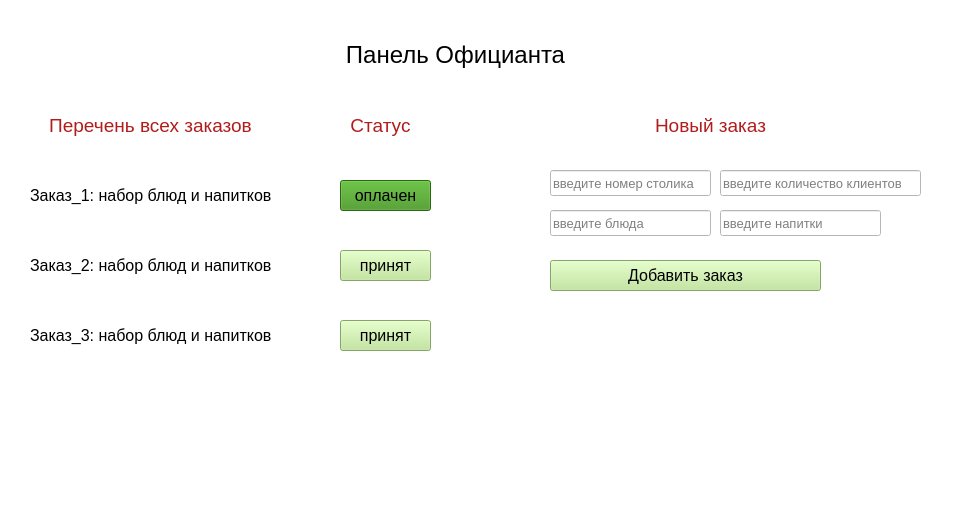
<?xml version="1.0" encoding="UTF-8"?>
<ui version="4.0">
 <class>MainWindow</class>
 <widget class="QMainWindow" name="MainWindow">
  <property name="geometry">
   <rect>
    <x>0</x>
    <y>0</y>
    <width>956</width>
    <height>523</height>
   </rect>
  </property>
  <property name="windowTitle">
   <string>MainWindow</string>
  </property>
  <property name="styleSheet">
   <string notr="true">background-color: rgb(255, 255, 255);</string>
  </property>
  <widget class="QWidget" name="centralwidget">
   <widget class="QLabel" name="labelTitleWindow">
    <property name="geometry">
     <rect>
      <x>280</x>
      <y>30</y>
      <width>351</width>
      <height>51</height>
     </rect>
    </property>
    <property name="text">
     <string>&lt;html&gt;&lt;head/&gt;&lt;body&gt;&lt;p align=&quot;center&quot;&gt;&lt;span style=&quot; font-size:18pt;&quot;&gt;Панель Официанта&lt;/span&gt;&lt;/p&gt;&lt;/body&gt;&lt;/html&gt;</string>
    </property>
   </widget>
   <widget class="QLabel" name="labelEmployee_3">
    <property name="geometry">
     <rect>
      <x>30</x>
      <y>110</y>
      <width>241</width>
      <height>31</height>
     </rect>
    </property>
    <property name="font">
     <font>
      <pointsize>14</pointsize>
     </font>
    </property>
    <property name="text">
     <string>&lt;html&gt;&lt;head/&gt;&lt;body&gt;&lt;p align=&quot;center&quot;&gt;&lt;span style=&quot; color:#b11c1c;&quot;&gt;Перечень всех заказов&lt;/span&gt;&lt;/p&gt;&lt;/body&gt;&lt;/html&gt;</string>
    </property>
   </widget>
   <widget class="QLabel" name="labelEmployee_2">
    <property name="geometry">
     <rect>
      <x>300</x>
      <y>110</y>
      <width>161</width>
      <height>31</height>
     </rect>
    </property>
    <property name="font">
     <font>
      <pointsize>14</pointsize>
     </font>
    </property>
    <property name="text">
     <string>&lt;html&gt;&lt;head/&gt;&lt;body&gt;&lt;p align=&quot;center&quot;&gt;&lt;span style=&quot; color:#b11c1c;&quot;&gt;Статус&lt;/span&gt;&lt;/p&gt;&lt;/body&gt;&lt;/html&gt;</string>
    </property>
   </widget>
   <widget class="QPushButton" name="pushButton">
    <property name="geometry">
     <rect>
      <x>340</x>
      <y>250</y>
      <width>91</width>
      <height>31</height>
     </rect>
    </property>
    <property name="font">
     <font>
      <pointsize>12</pointsize>
     </font>
    </property>
    <property name="styleSheet">
     <string notr="true">background-color: rgb(186, 230, 144);</string>
    </property>
    <property name="text">
     <string>принят</string>
    </property>
   </widget>
   <widget class="QLabel" name="label_3">
    <property name="geometry">
     <rect>
      <x>30</x>
      <y>160</y>
      <width>261</width>
      <height>71</height>
     </rect>
    </property>
    <property name="font">
     <font>
      <pointsize>12</pointsize>
     </font>
    </property>
    <property name="text">
     <string>&lt;html&gt;&lt;head/&gt;&lt;body&gt;&lt;p&gt;Заказ_1: набор блюд и напитков&lt;/p&gt;&lt;/body&gt;&lt;/html&gt;</string>
    </property>
   </widget>
   <widget class="QLabel" name="label_4">
    <property name="geometry">
     <rect>
      <x>30</x>
      <y>230</y>
      <width>261</width>
      <height>71</height>
     </rect>
    </property>
    <property name="font">
     <font>
      <pointsize>12</pointsize>
     </font>
    </property>
    <property name="text">
     <string>&lt;html&gt;&lt;head/&gt;&lt;body&gt;&lt;p&gt;Заказ_2: набор блюд и напитков&lt;/p&gt;&lt;/body&gt;&lt;/html&gt;</string>
    </property>
   </widget>
   <widget class="QLabel" name="label_5">
    <property name="geometry">
     <rect>
      <x>30</x>
      <y>300</y>
      <width>261</width>
      <height>71</height>
     </rect>
    </property>
    <property name="font">
     <font>
      <pointsize>12</pointsize>
     </font>
    </property>
    <property name="text">
     <string>&lt;html&gt;&lt;head/&gt;&lt;body&gt;&lt;p&gt;Заказ_3: набор блюд и напитков&lt;/p&gt;&lt;/body&gt;&lt;/html&gt;</string>
    </property>
   </widget>
   <widget class="QPushButton" name="pushButton_2">
    <property name="geometry">
     <rect>
      <x>340</x>
      <y>320</y>
      <width>91</width>
      <height>31</height>
     </rect>
    </property>
    <property name="font">
     <font>
      <pointsize>12</pointsize>
     </font>
    </property>
    <property name="styleSheet">
     <string notr="true">background-color: rgb(186, 230, 144);</string>
    </property>
    <property name="text">
     <string>принят</string>
    </property>
   </widget>
   <widget class="QPushButton" name="pushButton_3">
    <property name="geometry">
     <rect>
      <x>340</x>
      <y>180</y>
      <width>91</width>
      <height>31</height>
     </rect>
    </property>
    <property name="font">
     <font>
      <pointsize>12</pointsize>
     </font>
    </property>
    <property name="styleSheet">
     <string notr="true">background-color: rgb(59, 146, 23);</string>
    </property>
    <property name="text">
     <string>оплачен</string>
    </property>
   </widget>
   <widget class="QLabel" name="label_47">
    <property name="geometry">
     <rect>
      <x>150</x>
      <y>700</y>
      <width>151</width>
      <height>18</height>
     </rect>
    </property>
    <property name="text">
     <string/>
    </property>
   </widget>
   <widget class="QLabel" name="labelEmployee_4">
    <property name="geometry">
     <rect>
      <x>590</x>
      <y>110</y>
      <width>241</width>
      <height>31</height>
     </rect>
    </property>
    <property name="font">
     <font>
      <pointsize>14</pointsize>
     </font>
    </property>
    <property name="text">
     <string>&lt;html&gt;&lt;head/&gt;&lt;body&gt;&lt;p align=&quot;center&quot;&gt;&lt;span style=&quot; color:#b11c1c;&quot;&gt;Новый заказ&lt;/span&gt;&lt;/p&gt;&lt;/body&gt;&lt;/html&gt;</string>
    </property>
   </widget>
   <widget class="QLineEdit" name="lineEdit">
    <property name="geometry">
     <rect>
      <x>550</x>
      <y>170</y>
      <width>161</width>
      <height>26</height>
     </rect>
    </property>
    <property name="font">
     <font>
      <pointsize>10</pointsize>
     </font>
    </property>
    <property name="placeholderText">
     <string>введите номер столика</string>
    </property>
   </widget>
   <widget class="QPushButton" name="pushButton_4">
    <property name="geometry">
     <rect>
      <x>550</x>
      <y>260</y>
      <width>271</width>
      <height>31</height>
     </rect>
    </property>
    <property name="font">
     <font>
      <pointsize>12</pointsize>
     </font>
    </property>
    <property name="styleSheet">
     <string notr="true">background-color: rgb(186, 230, 144);</string>
    </property>
    <property name="text">
     <string>Добавить заказ</string>
    </property>
   </widget>
   <widget class="QLineEdit" name="lineEdit_2">
    <property name="geometry">
     <rect>
      <x>720</x>
      <y>170</y>
      <width>201</width>
      <height>26</height>
     </rect>
    </property>
    <property name="font">
     <font>
      <pointsize>10</pointsize>
     </font>
    </property>
    <property name="placeholderText">
     <string>введите количество клиентов</string>
    </property>
   </widget>
   <widget class="QLineEdit" name="lineEdit_3">
    <property name="geometry">
     <rect>
      <x>550</x>
      <y>210</y>
      <width>161</width>
      <height>26</height>
     </rect>
    </property>
    <property name="font">
     <font>
      <pointsize>10</pointsize>
     </font>
    </property>
    <property name="placeholderText">
     <string>введите блюда </string>
    </property>
   </widget>
   <widget class="QLineEdit" name="lineEdit_4">
    <property name="geometry">
     <rect>
      <x>720</x>
      <y>210</y>
      <width>161</width>
      <height>26</height>
     </rect>
    </property>
    <property name="font">
     <font>
      <pointsize>10</pointsize>
     </font>
    </property>
    <property name="placeholderText">
     <string>введите напитки </string>
    </property>
   </widget>
  </widget>
  <widget class="QMenuBar" name="menubar">
   <property name="geometry">
    <rect>
     <x>0</x>
     <y>0</y>
     <width>956</width>
     <height>23</height>
    </rect>
   </property>
  </widget>
  <widget class="QStatusBar" name="statusbar"/>
 </widget>
 <resources/>
 <connections/>
</ui>
